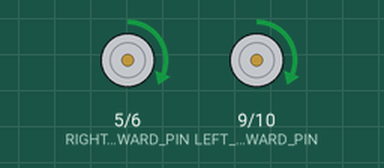
Recording of a sketch running on a simulated Arduino Uno, built with avr-gcc and run on an emulated ATmega328P. Shown: motor-driver pin pairs drawn as motors (green arrow = first pin HIGH = forward, orange = second pin HIGH = backward, longer = more drive).

Above: at 2.9 s.
At 9.8 s:
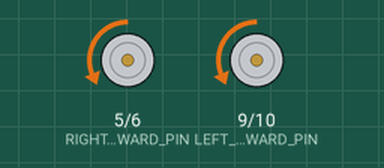
At 20.2 s:
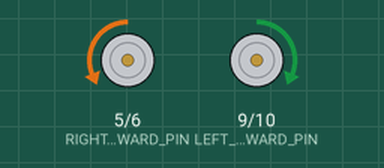
At 25.2 s:
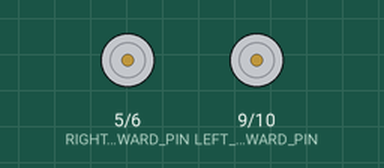
Timing chart, 0 to 36.0 s (numbered marks = the images above):
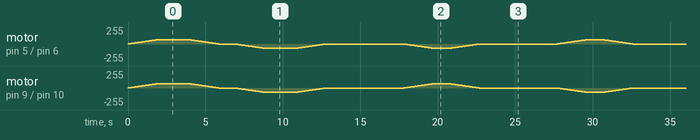

The sketch:

debug.ino
```cpp
#define LEFT_FORWARD_PIN   9
#define LEFT_BACKWARD_PIN  10
#define RIGHT_FORWARD_PIN  5
#define RIGHT_BACKWARD_PIN 6

// ═══════════════════════════════════════════════════════════════════════════════
// TUNE THESE THREE VALUES
// ═══════════════════════════════════════════════════════════════════════════════
const int MAX_SPEED     = 65;  // Lowered from 45. (Warning: if < 25, motors may stall)
const int RAMP_STEP     = 1;   // Smallest possible increment for maximum smoothness
const int RAMP_DELAY_MS = 30;  // Increased delay to make the acceleration "lazy"
// ═══════════════════════════════════════════════════════════════════════════════

int currentLeft = 0;
int currentRight = 0;

void setMotor(int fwdPin, int bwdPin, int speed) {
  speed = constrain(speed, -255, 255);
  if (speed > 0) {
    analogWrite(fwdPin, speed);
    analogWrite(bwdPin, 0);
  } else if (speed < 0) {
    analogWrite(fwdPin, 0);
    analogWrite(bwdPin, -speed);
  } else {
    analogWrite(fwdPin, 0);
    analogWrite(bwdPin, 0);
  }
}

void rampedDrive(int targetLeft, int targetRight, unsigned long holdTime) {
  bool leftDone = false;
  bool rightDone = false;

  while (!leftDone || !rightDone) {
    // Ramp Left
    if (abs(targetLeft - currentLeft) <= RAMP_STEP) {
      currentLeft = targetLeft;
      leftDone = true;
    } else {
      currentLeft += (targetLeft > currentLeft) ? RAMP_STEP : -RAMP_STEP;
    }

    // Ramp Right
    if (abs(targetRight - currentRight) <= RAMP_STEP) {
      currentRight = targetRight;
      rightDone = true;
    } else {
      currentRight += (targetRight > currentRight) ? RAMP_STEP : -RAMP_STEP;
    }

    setMotor(LEFT_FORWARD_PIN, LEFT_BACKWARD_PIN, currentLeft);
    setMotor(RIGHT_FORWARD_PIN, RIGHT_BACKWARD_PIN, currentRight);
    delay(RAMP_DELAY_MS);
  }
  delay(holdTime);
}

void setup() {
  pinMode(LEFT_FORWARD_PIN, OUTPUT);
  pinMode(LEFT_BACKWARD_PIN, OUTPUT);
  pinMode(RIGHT_FORWARD_PIN, OUTPUT);
  pinMode(RIGHT_BACKWARD_PIN, OUTPUT);
}

void loop() {
  // Slow Forward
  rampedDrive(MAX_SPEED, MAX_SPEED, 2000);

  // Slow Stop
  rampedDrive(0, 0, 1000);

  // Slow Backward
  rampedDrive(-MAX_SPEED, -MAX_SPEED, 2000);

  // Slow Stop
  rampedDrive(0, 0, 5000);

   rampedDrive(MAX_SPEED, -MAX_SPEED, 1000);

  // Slow Stop
  rampedDrive(0, 0, 5000);


   rampedDrive(-MAX_SPEED, MAX_SPEED, 1000);

  // Slow Stop
  rampedDrive(0, 0, 5000);
}
```
